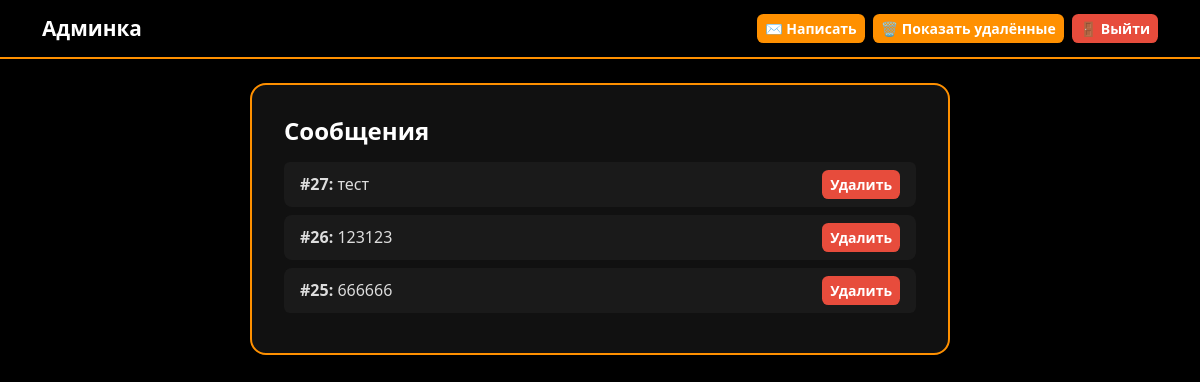
/admin.php (signed in), run on an earlier commit of the app's database.
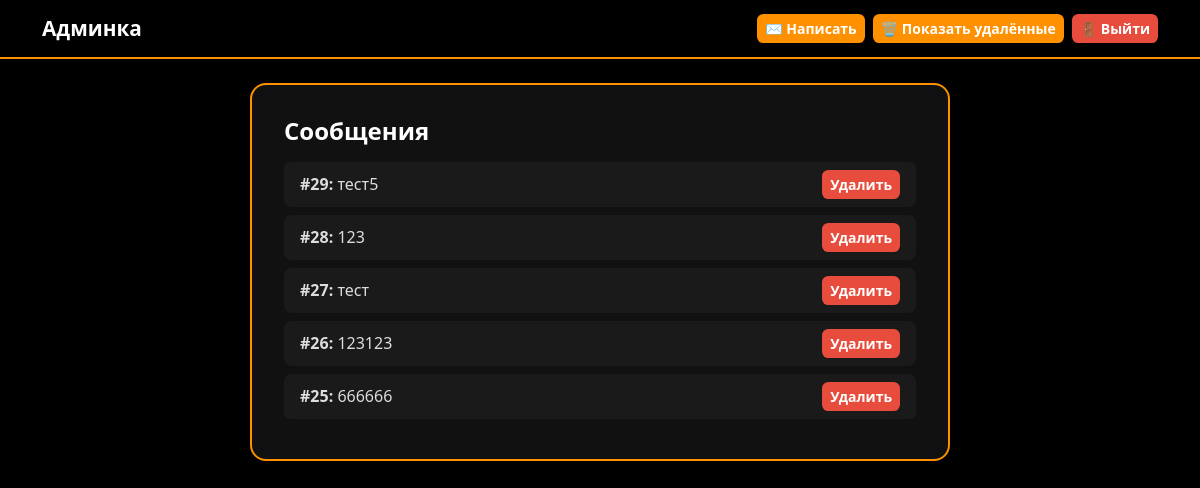
And on a later commit of the database.
### tables this page shows
CREATE TABLE messages (
    id INTEGER PRIMARY KEY AUTOINCREMENT,
    content TEXT NOT NULL
, is_deleted INTEGER DEFAULT 0);

### core/admin.php (called while the page is built, shortened)
<?php
$db = include 'core/db.php';
$showDeleted = isset($_GET['show_deleted']) ? true : false;
if (isset($_SESSION['admin']) && $_SESSION['admin'] === true) {
    if ($showDeleted) {
        $messages = $db->query("SELECT id, content, is_deleted FROM messages WHERE is_deleted = 1 ORDER BY id DESC")->fetchAll(PDO::FETCH_ASSOC);
    } else {
        $messages = $db->query("SELECT id, content, is_deleted FROM messages WHERE is_deleted = 0 ORDER BY id DESC")->fetchAll(PDO::FETCH_ASSOC);
    }
}

### admin.php (the view, shortened to what this page needs)
<?php
include 'core/admin.php';
?>
<!DOCTYPE html>
<html lang="ru">
<head>
    <link href="https://cdn.jsdelivr.net/npm/bootstrap@5.3.0/dist/css/bootstrap.min.css" rel="stylesheet">
    <link href="public/ph-theme.css" rel="stylesheet">
</head>
<body>
    <?php if (!isset($_SESSION['admin'])): ?>
        <div class="centered-form">
            <div class="form-card">
                <h4 class="mb-4 text-center">Вход в админку</h4>
                <?php if (!empty($error)): ?>
                    <div class="alert alert-danger"><?= htmlspecialchars($error) ?></div>
                <?php endif; ?>
                <form method="POST">
                    <div class="mb-3">
                        <label class="form-label">Логин</label>
                        <input type="text" name="login" class="form-control" required>
                    </div>
                    <div class="mb-3">
                        <label class="form-label">Пароль</label>
                        <input type="password" name="password" class="form-control" required>
                    </div>
                    <input type="hidden" name="csrf_token" value="<?= getCSRFToken() ?>">
                    <button type="submit" class="btn btn-primary w-100">Войти</button>
                </form>
                <br>
                <a href="/"><button class="btn btn-primary w-100">Написать сообщение</button></a>
            </div>
        </div>
    <?php else: ?>
        <nav class="navbar navbar-expand-lg mb-4">
            <div class="container">
                <a class="navbar-brand" href="/admin">Админка</a>
                <div class="ms-auto d-flex gap-2">
                    <a class="btn btn-primary btn-sm" href="/">✉️ Написать</a>
                    <a class="btn btn-warning btn-sm" href="/admin?<?= $showDeleted ? '' : 'show_deleted=1' ?>">
                        <?= $showDeleted ? '🙈 Скрыть удалённые' : '🗑️ Показать удалённые' ?>
                    </a>
                    <a class="btn btn-danger btn-sm" href="/admin?logout=1">🚪 Выйти</a>
                </div>
            </div>
        </nav>
        <div class="messages-card">
            <h4 class="mb-3"><?= $showDeleted ? 'Удалённые сообщения' : 'Сообщения' ?></h4>
            <ul class="list-group">
                <?php if (empty($messages)): ?>
                    <li class="list-group-item">Нет сообщений.</li>
                <?php else: ?>
                    <?php foreach ($messages as $msg): ?>
                        <li
                            class="list-group-item d-flex flex-column flex-sm-row justify-content-between align-items-start align-items-sm-center">
                            <div class="me-3 mb-2 mb-sm-0">
                                <strong>#<?= $msg['id'] ?>:</strong> <?= htmlspecialchars($msg['content']) ?>
                            </div>
                            <div>
                                <?php if (!$showDeleted): ?>
                                    <a href="?delete=<?= $msg['id'] ?>" class="btn btn-sm btn-danger"
                                        onclick="return confirm('Пометить как удалённое?');">Удалить</a>
                                <?php else: ?>
                                    <a href="?restore=<?= $msg['id'] ?>" class="btn btn-sm btn-success"
                                        onclick="return confirm('Восстановить сообщение?');">Восстановить</a>
                                <?php endif; ?>
                            </div>
                        </li>
                    <?php endforeach; ?>
                <?php endif; ?>
            </ul>
        </div>
    <?php endif; ?>
</body>
</html>

### public/ph-theme.css (style rules this page uses)
html, body { height: 100%; margin: 0; padding: 0; font-family: 'Segoe UI', sans-serif; background-color: #000; color: #fff; }
.form-card, .messages-card { background-color: #111; padding: 2rem; border-radius: 1rem; box-shadow: 0 8px 20px rgba(0, 0, 0, 0.9); width: 100%; max-width: 700px; margin: 0 auto; border: 2px solid #ff9000; }
h4 { font-weight: 600; color: #fff; }
.btn-primary { background-color: #ff9000; color: #fff; border: none; font-weight: 600; border-radius: 0.4rem; transition: background-color 0.2s ease, transform 0.1s ease; }
.btn-danger { background-color: #e74c3c; color: #fff; border: none; font-weight: 600; border-radius: 0.4rem; transition: background-color 0.2s ease, transform 0.1s ease; }
.btn-warning { background-color: #ff9000; color: #fff; border: none; font-weight: 600; border-radius: 0.4rem; transition: background-color 0.2s ease, transform 0.1s ease; }
.navbar { background-color: #000; border-bottom: 2px solid #ff9000; }
.navbar .navbar-brand { font-weight: bold; font-size: 1.3rem; color: #fff; }
.list-group-item { background-color: #1a1a1a; border: none; color: #ddd; margin-bottom: 0.5rem; border-radius: 0.5rem; }

What changed in the data, as far as the page shows it:
added messages: id "29", content "тест5"
added messages: id "28", content "123"
